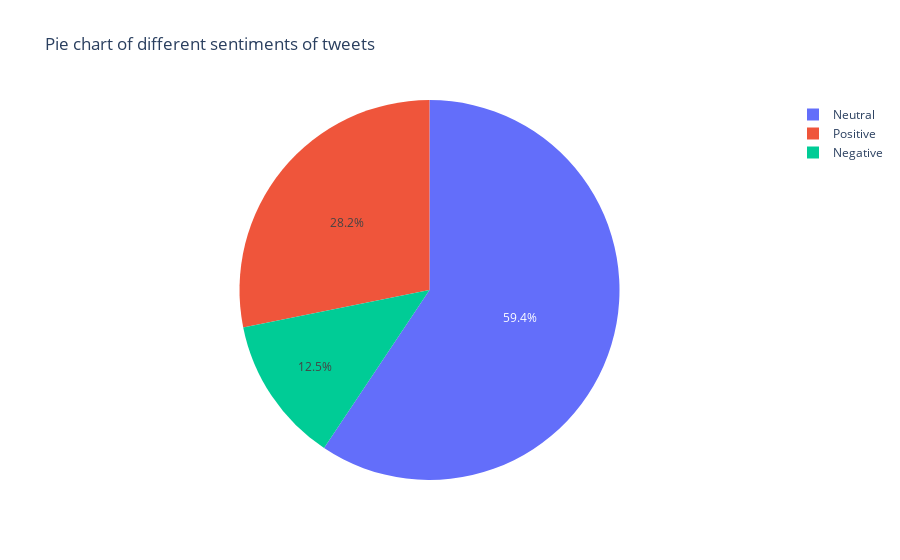

Notebook code for this chart:
### Code cell
# The distribution of sentiments

fig = px.pie(df, names='sentiment', title ='Pie chart of different sentiments of tweets')
fig.show()

### Figure 1 — Plotly figure (JSON) as saved in the notebook; plotly's stock layout.template omitted (floating-point values rounded to 4 significant figures; data arrays with more than 128 entries replaced by an {"elided": "..."} marker saying what was removed)
{"data": [{"domain": {"x": [0, 1], "y": [0, 1]}, "hovertemplate": "sentiment=%{label}<extra></extra>", "labels": {"elided": "4838 str values"}, "legendgroup": "", "name": "", "showlegend": true, "type": "pie"}], "layout": {"legend": {"tracegroupgap": 0}, "title": {"text": "Pie chart of different sentiments of tweets"}}}
